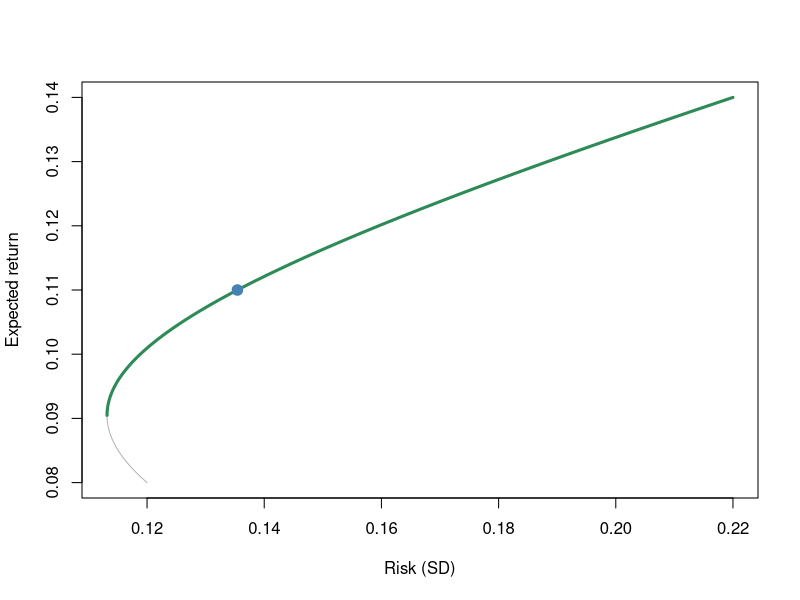

Write the R code that produced this figure.
# 实验08：两资产均值—方差组合
mu <- c(A = 0.08, B = 0.14)
s <- c(A = 0.12, B = 0.22)
rho <- 0.2
w1 <- 0.5
w2 <- 1 - w1
rp <- w1*mu[1] + w2*mu[2]
vp <- w1^2*s[1]^2 +
      w2^2*s[2]^2 +
      2*w1*w2*s[1]*s[2]*rho
sp <- sqrt(vp)
d <- (s[1]-s[2])^2 +
     2*s[1]*s[2]*(1-rho)
mv <- if (d == 0) {
  as.numeric(mu[1] >= mu[2])
} else {
  max(0, min(1,
    (s[2]*(s[2]-s[1]) +
     s[1]*s[2]*(1-rho))/d))
}
w <- sort(unique(c(
  seq(0, 1, 0.0025), mv)))
ret <- w*mu[1] + (1-w)*mu[2]
vol <- sqrt(
  (w*s[1]-(1-w)*s[2])^2 +
  2*w*(1-w)*s[1]*s[2]*(1+rho))
eff <- w <= mv + 1e-10
plot(vol, ret, type="l",
  col="grey70", xlab="Risk (SD)",
  ylab="Expected return")
lines(vol[eff], ret[eff],
  col="seagreen", lwd=3)
points(vol[eff], ret[eff],
  col="seagreen", pch=16, cex=.3)
points(sp, rp, pch=19,
  col="steelblue", cex=1.4)
print(c(return=rp,
  variance=vp, sd=sp))
